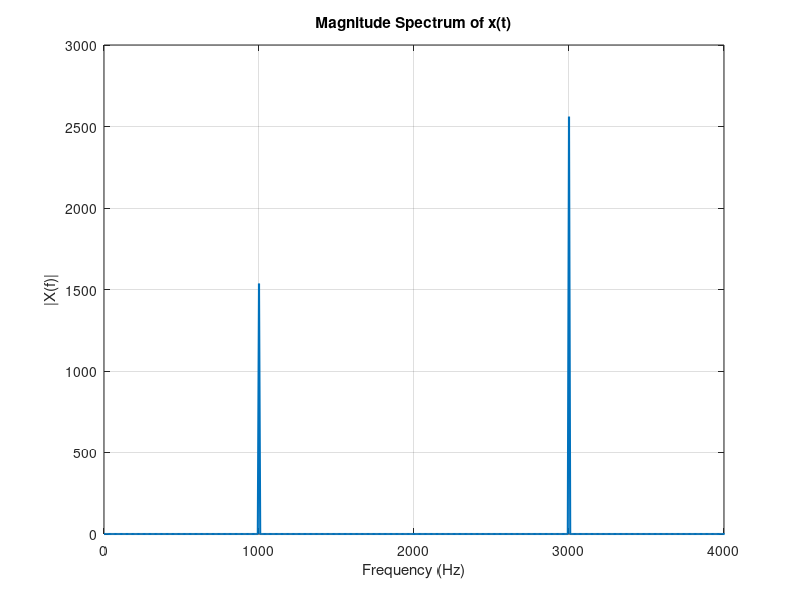

The MATLAB script that drew this image: (Note: this script raises an error after producing the figure.)
%%	Find DFT of the following:   x(t)=3cos2000πt+5sin6000πt

clc;             % clear command window
clear;           % clear all variables
close all;       % close all figures

% Parameters
fs = 8000;              % Sampling frequency (Hz)
N = 1024;               % Number of points for DFT
t = (0:N-1)/fs;         % Time samples

% Signal definition: x(t) sampled
x = 3*cos(2*pi*1000*t) + 5*sin(2*pi*3000*t);

% Compute DFT using FFT
X = fft(x, N);

% Frequency axis (in Hz)
f = (0:N-1)*(fs/N);

% Plot magnitude spectrum
figure;
plot(f, abs(X), 'LineWidth', 1.5); % abs because DFT bin can't be negetive
xlabel('Frequency (Hz)');
ylabel('|X(f)|');
title('Magnitude Spectrum of x(t)');
grid on;
xlim([0 fs/2]);   % Show only up to Nyquist frequency
hold on;
xline(0,'r');
yline(0,'r');
hold off;